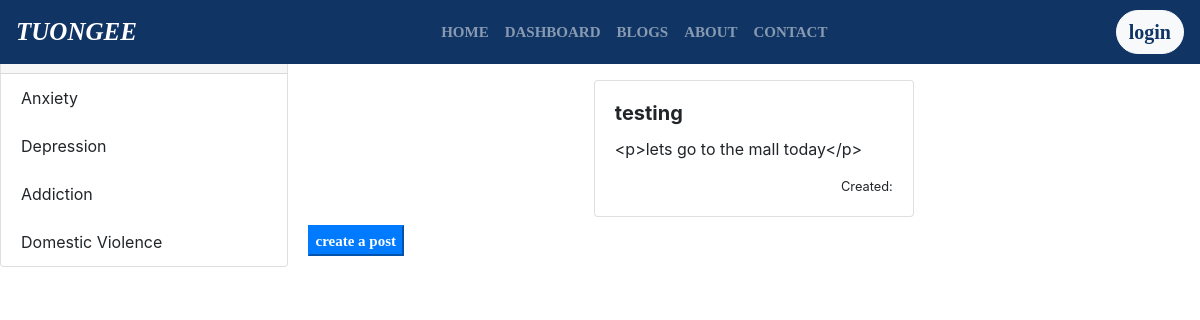
Before: /homepage/ with the older database file.
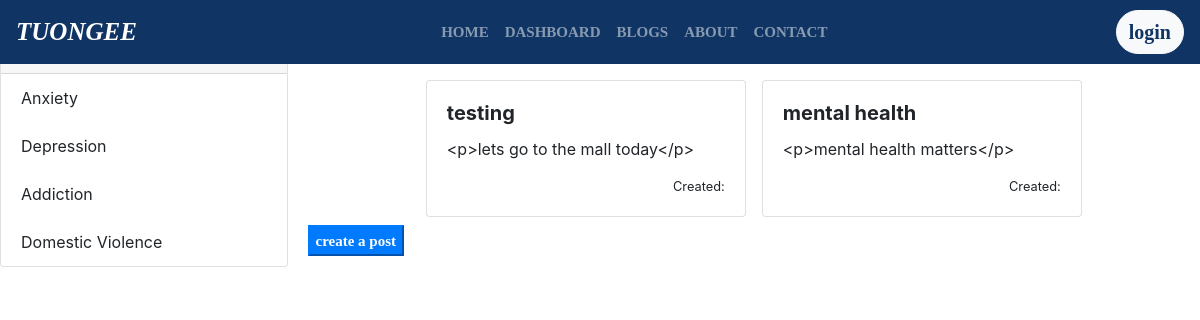
After: the same page with the newer database file.
### tubonge/models.py (models this page shows, shortened)
class Post (models.Model):
    user = models.ForeignKey (User,on_delete=models.CASCADE)
    title = models.CharField(max_length=255,blank=False)
    blog = models.TextField(max_length=255,blank=False)
    posted_on = models.DateTimeField (auto_now_add=True)

### tubonge/views.py (the view)
# urls.py: path('homepage/', views.homepage,name='homepage'),
def homepage(request):
    all_posts=Post.objects.all()
    return render(request,'homepage.html',{"all_posts":all_posts})

### tubonge/templates/homepage.html (shortened to what this page needs)
{% extends 'base.html' %}
{% block content %}
{% include 'navbar.html' %}
<br>
<br>
<div class="row">
    <div class="col-md-3">
<div class="card" style="width: 18rem;">
    <ul class="list-group list-group-flush">
      <li class="list-group-item">Anxiety</li>
      <li class="list-group-item">Depression</li>
      <li class="list-group-item">Addiction</li>
      <li class="list-group-item">Domestic Violence</li>
    </ul>
  </div>
    </div>
    <div class=" col-md-9">
<div class="display-all-projects d-flex justify-content-center pt-4">
    {% for post in all_posts %}
    <div class="card m-2" style="width: 20rem;">
        <div class="card-body">
            <h5 class="card-title font-weight-bold">{{post.title}}</h5>
            <p class="card-text">
                {{post.blog|truncatechars:50}}
            </p>
            <p class="small">
                <span class="float-right">Created:{{post.created_on}}</span>
            </p>
        </div>
    </div>
    {% endfor %}
</div>
<div>
    <button class="bt btn-primary" style="align-items:center;"><a href="/create_post/new" style="color: #fff;font: size 15px; ;"> create a post</a></button>
</div>
    </div>
</div>
{% endblock %}

### tubonge/templates/base.html (shortened to what this page needs)
<!DOCTYPE html>
<html lang="en">
<head>
    <link href="https://cdn.jsdelivr.net/npm/bootstrap@5.0.2/dist/css/bootstrap.min.css" rel="stylesheet">
    <link rel="stylesheet" href="https://cdnjs.cloudflare.com/ajax/libs/font-awesome/6.1.1/css/all.min.css" />
    <link href="http://maxcdn.bootstrapcdn.com/font-awesome/4.1.0/css/font-awesome.min.css" rel="stylesheet">
</head>
<body>
    {% block content%}{% endblock %}
</body>
</html>

### tubonge/templates/navbar.html (shortened to what this page needs)
{% load bootstrap5 %}
{% load static %}
<!DOCTYPE html>
{% load static %}
<html lang="en">
<head>
  <link rel="stylesheet" href="https://stackpath.bootstrapcdn.com/bootstrap/4.3.1/css/bootstrap.min.css">
  <link rel="stylesheet" href="https://maxcdn.bootstrapcdn.com/font-awesome/4.7.0/css/font-awesome.min.css">
</head>
<body>
  <div class="bs-example">
    <nav class="navbar navbar-expand-md navbar-dark fixed-top" style="background:rgb(16, 53, 100);">
      <a href="/" class="navbar-brand"><i>TUONGEE</i></a>
      <div class="collapse navbar-collapse justify-content-center" id="navbarCollapse" style="word-spacing: 20px;">
        <div class="navbar-nav">
            <a href="/index" class="nav-item nav-link">HOME</a>
            <a href="/dashboard" class="nav-item nav-link">DASHBOARD</a>
            <a href="/homepage/" class="nav-item nav-link">BLOGS</a>
          <a href="/about" class="nav-item nav-link">ABOUT </a>
          <a href="#contact" class="nav-item nav-link">CONTACT </a>
        </div>
      </div>
      <button type="button" class="btn btn-light" style="color:rgb(16, 53, 100) ; border-radius: 30px;"><a href="/accounts/login" style="font-size:20px ;text-decoration: none;color: rgb(16, 53, 100);font-family: Petit Formal Script;">login</a></button>
    </nav>
  </div>
</body>
</html>

### tubonge/templates/navbar.html (style rules this page uses)
.bs-example { margin: 0px; }
.navbar-brand { font-size: 25px; font-family: Petit Formal Script; font-weight: 900; }
a { font-size: 15px; font-family: Petit Formal Script; font-weight: bold; }

Changed rows visible on the page:
added Post: title "mental health", blog "<p>mental health matters</p>"
